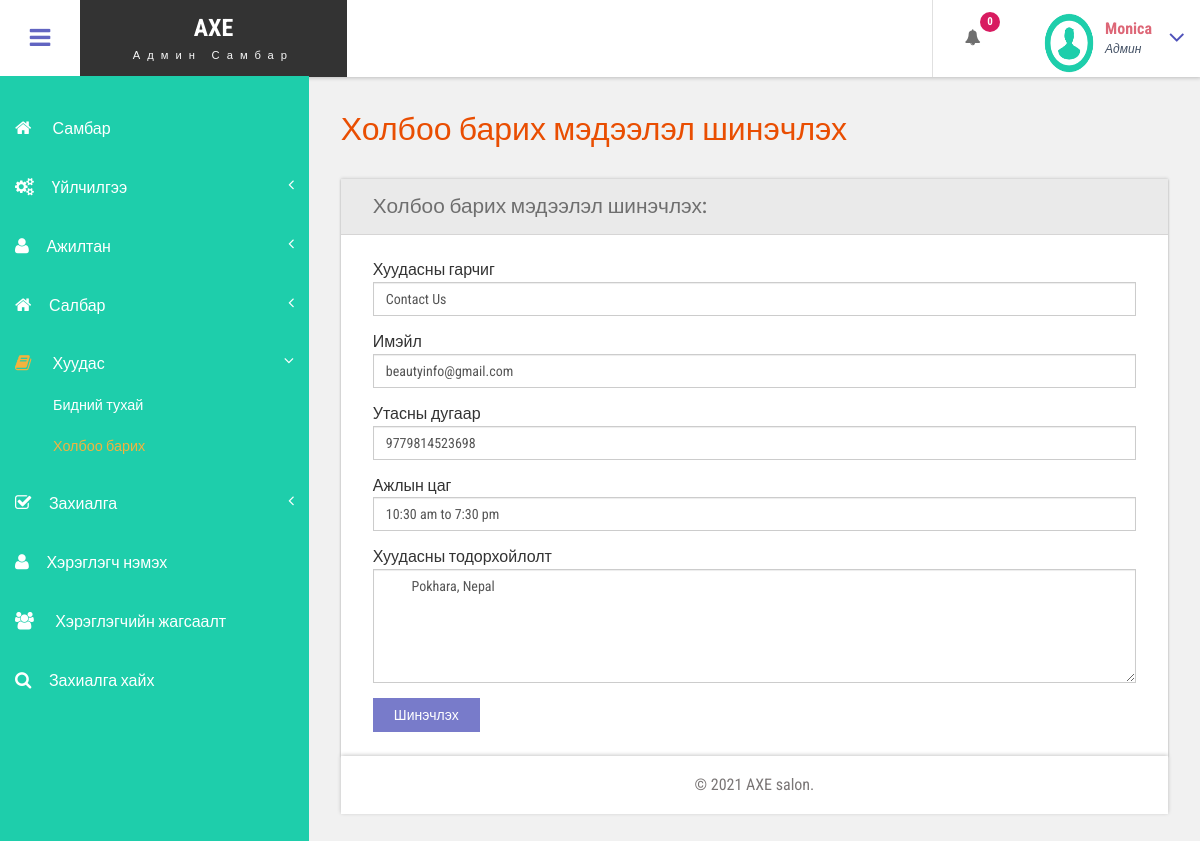
Page /bpms/admin/contact-us.php (signed in) on the committed database.
### tables this page shows
CREATE TABLE `tblpage` (
  `ID` int(10) NOT NULL,
  `PageType` varchar(200) DEFAULT NULL,
  `PageTitle` mediumtext,
  `PageDescription` mediumtext,
  `Email` varchar(200) DEFAULT NULL,
  `MobileNumber` bigint(10) DEFAULT NULL,
  `UpdationDate` date DEFAULT NULL,
  `Timing` varchar(200) NOT NULL
);

### bpms/admin/contact-us.php (the view, shortened to what this page needs)
<?php
include('includes/dbconnection.php');
if (strlen($_SESSION['bpmsaid']==0)) {
  header('location:logout.php');
  } else{
  ?>
<!DOCTYPE HTML>
<html>
<head>
<link href="css/bootstrap.css" rel='stylesheet' type='text/css' />
<link href="css/style.css" rel='stylesheet' type='text/css' />
<link href="css/font-awesome.css" rel="stylesheet">
<link href="css/animate.css" rel="stylesheet" type="text/css" media="all">
<link href="css/custom.css" rel="stylesheet">
</head>
<body class="cbp-spmenu-push">
	<div class="main-content">
		 <?php include_once('includes/sidebar.php');?>
	 <?php include_once('includes/header.php');?>
		<div id="page-wrapper">
			<div class="main-page">
				<div class="forms">
					<h3 class="title1">Холбоо барих мэдээлэл шинэчлэх </h3>
					<div class="form-grids row widget-shadow" data-example-id="basic-forms">
						<div class="form-title">
							<h4> Холбоо барих мэдээлэл шинэчлэх:</h4>
						</div>
						<div class="form-body">
							<form method="post">
  <?php
$ret=mysqli_query($con,"select * from  tblpage where PageType='contactus'");
while ($row=mysqli_fetch_array($ret)) {
?>
							 <div class="form-group"> <label for="exampleInputEmail1">Хуудасны гарчиг  </label> <input type="text" class="form-control" name="pagetitle" id="pagetitle" value="<?php  echo $row['PageTitle'];?>" required="true"> </div><div class="form-group"> <label for="exampleInputEmail1">Имэйл </label> <input type="text" class="form-control" name="email" id="email" value="<?php  echo $row['Email'];?>" required="true"> </div><div class="form-group"> <label for="exampleInputEmail1">Утасны дугаар </label> <input type="text" class="form-control" name="mobnumber" id="mobnumber" value="<?php  echo $row['MobileNumber'];?>" required="true"> </div><div class="form-group"> <label for="exampleInputEmail1">Ажлын цаг </label> <input type="text" class="form-control" name="timing" id="timing" value="<?php  echo $row['Timing'];?>" required="true"> </div> <div class="form-group"> <label for="exampleInputPassword1">Хуудасны тодорхойлолт </label> <textarea name="pagedes" id="pagedes" rows="5" class="form-control">
        <?php  echo $row['PageDescription'];?></textarea> </div>
							 <?php } ?>
							  <button type="submit" name="submit" class="btn btn-default">Шинэчлэх</button> </form>
						</div>
					</div>
			</div>
		</div>
		 <?php include_once('includes/footer.php');?>
	</div>
</body>
</html>
<?php } ?>

### bpms/admin/includes/header.php (shortened to what this page needs)
<div class="sticky-header header-section ">
      <div class="header-left">
        <button id="showLeftPush"><i class="fa fa-bars"></i></button>
        <div class="logo">
          <a href="index.html">
            <h1>AXE</h1>
            <span> Админ Самбар </span>
          </a>
        </div>
      </div>
      <div class="header-right">
        <div class="profile_details_left">
          <ul class="nofitications-dropdown">
            <?php
$ret1=mysqli_query($con,"select ID,Name from  tblappointment where Status=''");
$num=mysqli_num_rows($ret1);
?>
            <li class="dropdown head-dpdn">
              <a href="#" class="dropdown-toggle" data-toggle="dropdown" aria-expanded="false"><i class="fa fa-bell"></i><span class="badge blue"><?php echo $num;?></span></a>
            </li>
          </ul>
          <div class="clearfix"> </div>
        </div>
        <div class="profile_details">
        <?php
$adid=$_SESSION['bpmsaid'];
$ret=mysqli_query($con,"select AdminName from tbladmin where ID='$adid'");
$row=mysqli_fetch_array($ret);
$name=$row['AdminName'];
?>
          <ul>
            <li class="dropdown profile_details_drop">
              <a href="#" class="dropdown-toggle" data-toggle="dropdown" aria-expanded="false">
                <div class="profile_img">
                  <span class="prfil-img"><img src="images/download (1).png" alt="" width="50" height="60"> </span>
                  <div class="user-name">
                    <p><?php echo $name; ?></p>
                    <span>Админ </span>
                  </div>
                  <i class="fa fa-angle-down lnr"></i>
                  <div class="clearfix"></div>
                </div>
              </a>
            </li>
          </ul>
        </div>
      </div>
      <div class="clearfix"> </div>
    </div>

### bpms/admin/css/style.css (style rules this page uses)
h4, h5, h6, h1, h2, h3 { margin: 0; }
ul, ol { margin: 0; }
p { margin: 0; }
html, body { font-family: 'Roboto Condensed', sans-serif; font-size: 100%; overflow-x: hidden; background: #fff; }
body a { transition: 0.5s all ease; -webkit-transition: 0.5s all ease; -moz-transition: 0.5s all ease; -o-transition: 0.5s all ease; -ms-transition: 0.5s all ease; text-decoration:none; }
h1,h2,h3,h4,h5,h6 { margin:0; }
p { margin:0; }
ul,label { margin:0; padding:0; }
.main-content { position: relative; }
.sticky-header { position: fixed; top: 0; left:0px; width: 100%; z-index: 100; }
.header-section { background:#FFF; box-shadow: 1px 1px 4px rgba(0, 0, 0, 0.21); -webkit-box-shadow: 1px 1px 4px rgba(0, 0, 0, 0.21); -moz-box-shadow: 1px 1px 4px rgba(0, 0, 0, 0.21); -o-box-shadow: 1px 1px 4px rgba(0, 0, 0, 0.21); }
.header-section::after { clear: both; display: block; content: ''; }
.header-left { float: left; width: 45%; }
.header-right { float: right; }
button#showLeftPush { font-size: 1.5em; width: 80px; padding: 0.87em 0; text-align: center; cursor: pointer; float: left; color: #6F6F6F; -moz-transition: all 0.2s ease-out 0s; -webkit-transition: all 0.2s ease-out 0s; transition: all 0.2s ease-out 0s; border: none; background-color: #fff; outline:none; }
.cbp-spmenu-push { overflow-x: hidden; position: relative; }
.cbp-spmenu, .cbp-spmenu-push { -webkit-transition: all 0.3s ease; -moz-transition: all 0.3s ease; transition: all 0.3s ease; }
.cbp-spmenu-push div#page-wrapper { margin: 0 0 0 19.3em; transition:.5s all; -webkit-transition:.5s all; -moz-transition:.5s all; }
.fa { display: inline-block; font-family: FontAwesome; font-style: normal; font-weight: normal; line-height: 1; -webkit-font-smoothing: antialiased; -moz-osx-font-smoothing: grayscale; }
.logo { background: #333; text-align: center; float: left; }
.logo a { padding: 0.9em 3.3em .7em; display: block; text-decoration: none; }
.logo a h1 { color: #fff; font-size: 1.5em; line-height: 1.2em; font-weight: 700; }
.logo a span { color: #F8F8F8; font-size: .7em; text-align: center; letter-spacing: 7px; }
.profile_details_left { float: left; }
li.dropdown.head-dpdn { display: inline-block; padding: 1.7em 0; border-left: 1px solid #E0E0E0; float: left; }
li.dropdown.head-dpdn a.dropdown-toggle { padding: 1.7em 2em; }
i.fa.fa-bell { color:#6F6F6F; }
.header-right span.badge { font-size: 11px; font-weight: bold; color: #FFF; background: #8BC34A; line-height: 15px; width: 20px; height: 20px; border-radius: 2em; -webkit-border-radius: 2em; -moz-border-radius: 2em; -o-border-radius: 2em; text-align: center; display: inline-block; position: absolute; top: 16%; padding: 2px 0 0; }
.header-right span.blue { background-color:#D81B60; }
.profile_details { float: right; }
.profile_details_drop a.dropdown-toggle { display:block; padding: 0.8em 3em 0 2em; }
.profile_img span.prfil-img { float:left; }
.user-name { float:left; margin-top:8px; margin-left:11px; height:35px; }
.profile_details ul li { list-style-type:none; position:relative; }
.profile_details li a i.fa.lnr { position: absolute; top: 34%; right: 8%; color: #4F52BA; font-size: 1.6em; }
.user-name p { font-size:1em; color:#DD6777; line-height:1em; font-weight:700; }
.user-name span { font-size: .75em; font-style: italic; color: #424f63; font-weight: normal; margin-top: .3em; }
.charts,.row { margin: 2em 0 0; }
.widget-shadow { background-color: #fff; box-shadow: 0 -1px 3px rgba(0,0,0,.12),0 1px 2px rgba(0,0,0,.24); -webkit-box-shadow: 0 -1px 3px rgba(0,0,0,.12),0 1px 2px rgba(0,0,0,.24); -moz-box-shadow: 0 -1px 3px rgba(0,0,0,.12),0 1px 2px rgba(0,0,0,.24); }
h3.title1 { font-size: 2em; color: #e94e02; margin-bottom: 0.8em; }
.forms h3.title1 { margin-bottom:0; }
.forms h4 { font-size: 1.3em; color: #6F6F6F; }
.form-title { padding: 1em 2em; background-color: #EAEAEA; border-bottom: 1px solid #D6D5D5; }
.form-body { padding: 1.5em 2em; }
.forms label { font-weight: 400; }
.form-control { border-radius: inherit; }
.forms button.btn.btn-default { background-color: rgba(97, 100, 193, 0.85); color: #fff; padding: .5em 1.5em; border: none; outline:none; border-radius: inherit; }

### bpms/admin/css/custom.css (style rules this page uses)
#page-wrapper { padding:7em 2em 2.5em; background-color: #F1F1F1; }

### rows in the picture
tblpage: pagetitle "Contact Us", email "beautyinfo@gmail.com", mobnumber "9779814523698", timing "10:30 am to 7:30 pm", pagedes "Pokhara, Nepal"

### other values in the picture
$num "0"
$name "Monica"
